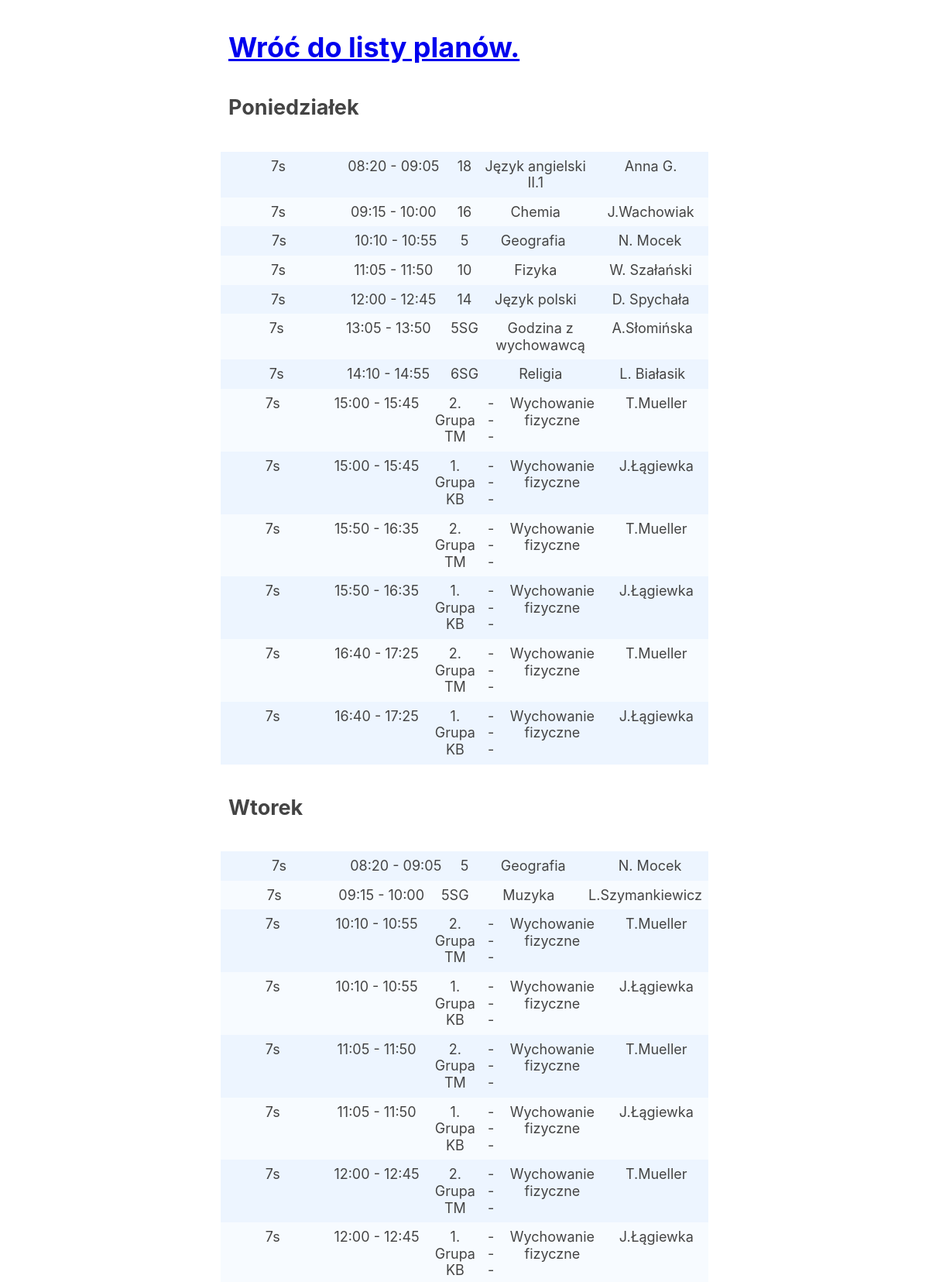
The app's page /display/plan.php?class=7s (upper part) with its own data.
### tables this page shows
CREATE TABLE jednostki_lekcyjne (class, class_teacher, classroom, d_friday, d_monday, d_thursday, d_tuesday, d_wednesday, entire_class, group_name, id, lesson_id, period, period_end, period_start, subject, subject_color, subject_id, teacher, teacher_id, week_a, week_b);

### display/plan.php (the view, shortened to what this page needs)
<link rel="stylesheet" href="style.css">
<h1><a href="./">Wróć do listy planów.</a></h1>
<?php
$db = new SQLite3('baza.db');
$statement = "SELECT * FROM jednostki_lekcyjne";
if ($_GET)
	$statement .= " WHERE ";
$params = [];
$where = [];
foreach ($_GET as $filter => $value) {
	$where[] = "$filter = :$filter";
	$params[":$filter"] = $value;
}
$statement .= implode(" AND ", $where);
$statement .= " ORDER BY period_start ASC";
$stat = $db->prepare($statement);
foreach ($params as $key => $val)
	$stat->bindParam($key, $value, SQLITE3_TEXT);
$res = $stat->execute();
$days = ["d_monday" => "Poniedziałek", "d_tuesday" => "Wtorek", "d_thursday" => "Środa", "d_wednesday" => "Czwartek", "d_friday" => "Piątek"];
$lessons_by_day = [];
foreach (array_keys($days) as $day)
	$lessons_by_day[$day] = [];
while ($row = $res->fetchArray(SQLITE3_ASSOC))
	foreach (array_keys($lessons_by_day) as $day)
		if ($row[$day] == "1")
			$lessons_by_day[$day][] = $row;
foreach ($days as $day_index => $day) {
	echo "<h2>$day</h2>";
	foreach ($lessons_by_day[$day_index] as $lesson) {
		$t1 = $lesson['period_start'];
		$t2 = $lesson['period_end'];
		$teacher = $lesson['teacher'];
		$classroom = $lesson['classroom'];
		$class = $lesson['class'];
		$sub = $lesson['subject'];
		$entire = $lesson['entire_class'] == '1';
		$group = $lesson['group_name'];
		$_grouptxt = $entire ? "" : "$group";
		$template = "
		<div class='lesson'>
			<div class='lesson__class'>$class</div>
			<div class='lesson__time'>$t1 - $t2</div>
			<div class='lesson__group'>$_grouptxt</div>
			<div class='lesson__classroom'>$classroom</div>
			<div class='lesson__subject'>$sub</div>
			<div class='lesson__teacher'>$teacher</div>
		</div>";
		echo $template;
	}
}
?>

### display/style.css (style rules this page uses)
* { box-sizing: border-box; margin: 0; padding: 0; line-height: 1.2em; }
h1, h2, h3 { line-height:1.2; }
h1,h2,h3,h4,h5,h6 { padding: inherit; margin: inherit; }
.lesson { display: flex; flex-direction: row; flex-wrap: nowrap; }
.lesson > div { flex: 1 1; padding: 8px; text-align: center; }
.lesson:nth-child(2n+1) { background: #edf5ff; }
.lesson:nth-child(2n) { background: #f7fbff; }
.lesson > div.lesson__classroom, .lesson > div.lesson__group { flex: 0 1; }

### records on screen
jednostki_lekcyjne: class "7s", period_start "08:20", period_end "09:05", classroom "18", subject "Język angielski II.1", teacher "Anna G."
jednostki_lekcyjne: class "7s", period_start "09:15", period_end "10:00", classroom "16", subject "Chemia", teacher "J.Wachowiak"
jednostki_lekcyjne: class "7s", period_start "10:10", period_end "10:55", classroom "5", subject "Geografia", teacher "N. Mocek"
jednostki_lekcyjne: class "7s", period_start "11:05", period_end "11:50", classroom "10", subject "Fizyka", teacher "W. Szałański"
jednostki_lekcyjne: class "7s", period_start "12:00", period_end "12:45", classroom "14", subject "Język polski", teacher "D. Spychała"
jednostki_lekcyjne: class "7s", period_start "13:05", period_end "13:50", classroom "5SG", subject "Godzina z wychowawcą", teacher "A.Słomińska"
jednostki_lekcyjne: class "7s", period_start "14:10", period_end "14:55", classroom "6SG", subject "Religia", teacher "L. Białasik"
jednostki_lekcyjne: class "7s", period_start "15:00", period_end "15:45", group_name "2. Grupa TM", classroom "---", subject "Wychowanie fizyczne", teacher "T.Mueller"
jednostki_lekcyjne: class "7s", period_start "15:00", period_end "15:45", group_name "1. Grupa KB", classroom "---", subject "Wychowanie fizyczne", teacher "J.Łągiewka"
jednostki_lekcyjne: class "7s", period_start "15:50", period_end "16:35", group_name "2. Grupa TM", classroom "---", subject "Wychowanie fizyczne", teacher "T.Mueller"
jednostki_lekcyjne: class "7s", period_start "15:50", period_end "16:35", group_name "1. Grupa KB", classroom "---", subject "Wychowanie fizyczne", teacher "J.Łągiewka"
jednostki_lekcyjne: class "7s", period_start "16:40", period_end "17:25", group_name "2. Grupa TM", classroom "---", subject "Wychowanie fizyczne", teacher "T.Mueller"
jednostki_lekcyjne: class "7s", period_start "16:40", period_end "17:25", group_name "1. Grupa KB", classroom "---", subject "Wychowanie fizyczne", teacher "J.Łągiewka"
jednostki_lekcyjne: class "7s", period_start "08:20", period_end "09:05", classroom "5", subject "Geografia", teacher "N. Mocek"
jednostki_lekcyjne: class "7s", period_start "09:15", period_end "10:00", classroom "5SG", subject "Muzyka", teacher "L.Szymankiewicz"
jednostki_lekcyjne: class "7s", period_start "10:10", period_end "10:55", group_name "2. Grupa TM", classroom "---", subject "Wychowanie fizyczne", teacher "T.Mueller"
jednostki_lekcyjne: class "7s", period_start "10:10", period_end "10:55", group_name "1. Grupa KB", classroom "---", subject "Wychowanie fizyczne", teacher "J.Łągiewka"
jednostki_lekcyjne: class "7s", period_start "11:05", period_end "11:50", group_name "2. Grupa TM", classroom "---", subject "Wychowanie fizyczne", teacher "T.Mueller"
jednostki_lekcyjne: class "7s", period_start "11:05", period_end "11:50", group_name "1. Grupa KB", classroom "---", subject "Wychowanie fizyczne", teacher "J.Łągiewka"
jednostki_lekcyjne: class "7s", period_start "12:00", period_end "12:45", group_name "2. Grupa TM", classroom "---", subject "Wychowanie fizyczne", teacher "T.Mueller"
jednostki_lekcyjne: class "7s", period_start "12:00", period_end "12:45", group_name "1. Grupa KB", classroom "---", subject "Wychowanie fizyczne", teacher "J.Łągiewka"

### other values on screen
$day "Poniedziałek"
$day "Wtorek"
